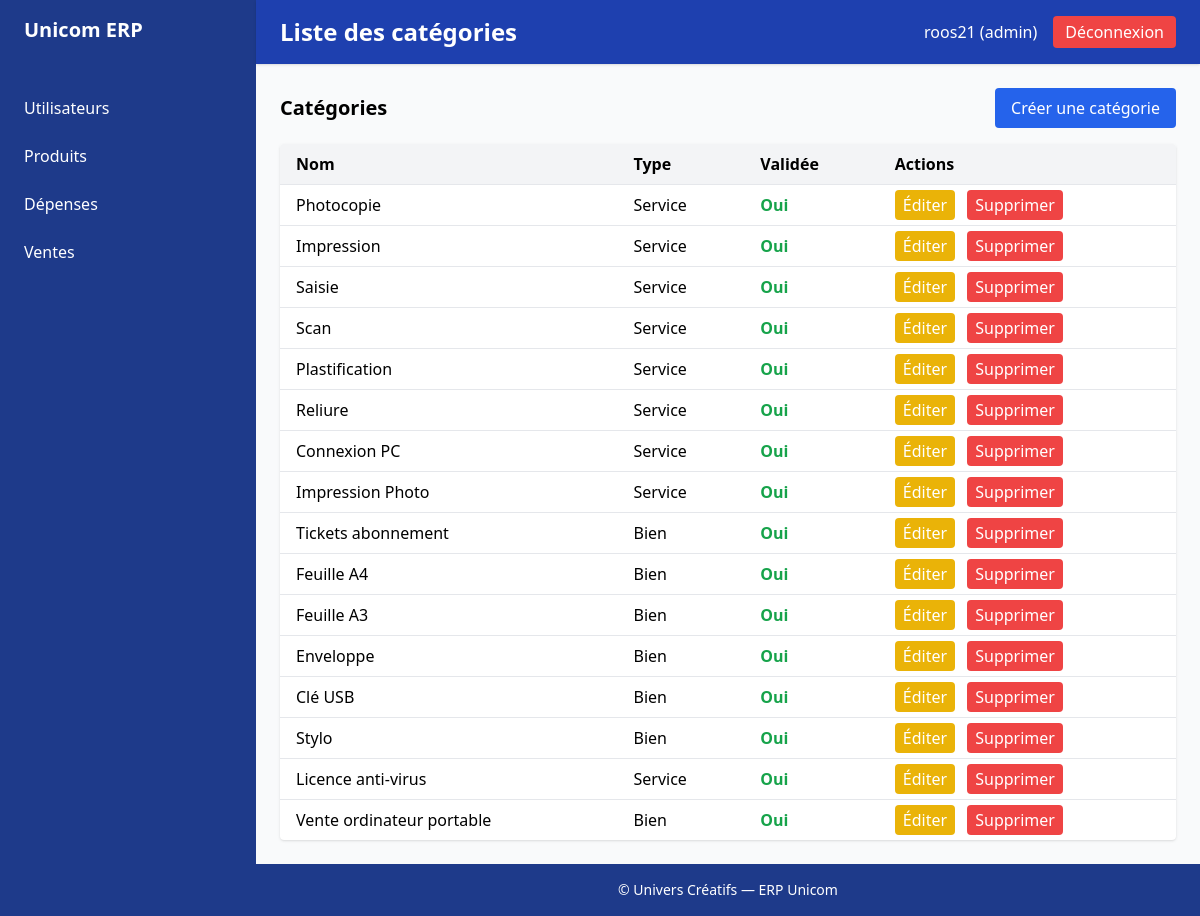
The page /sales/categories/ (signed in) on the database as committed earlier.
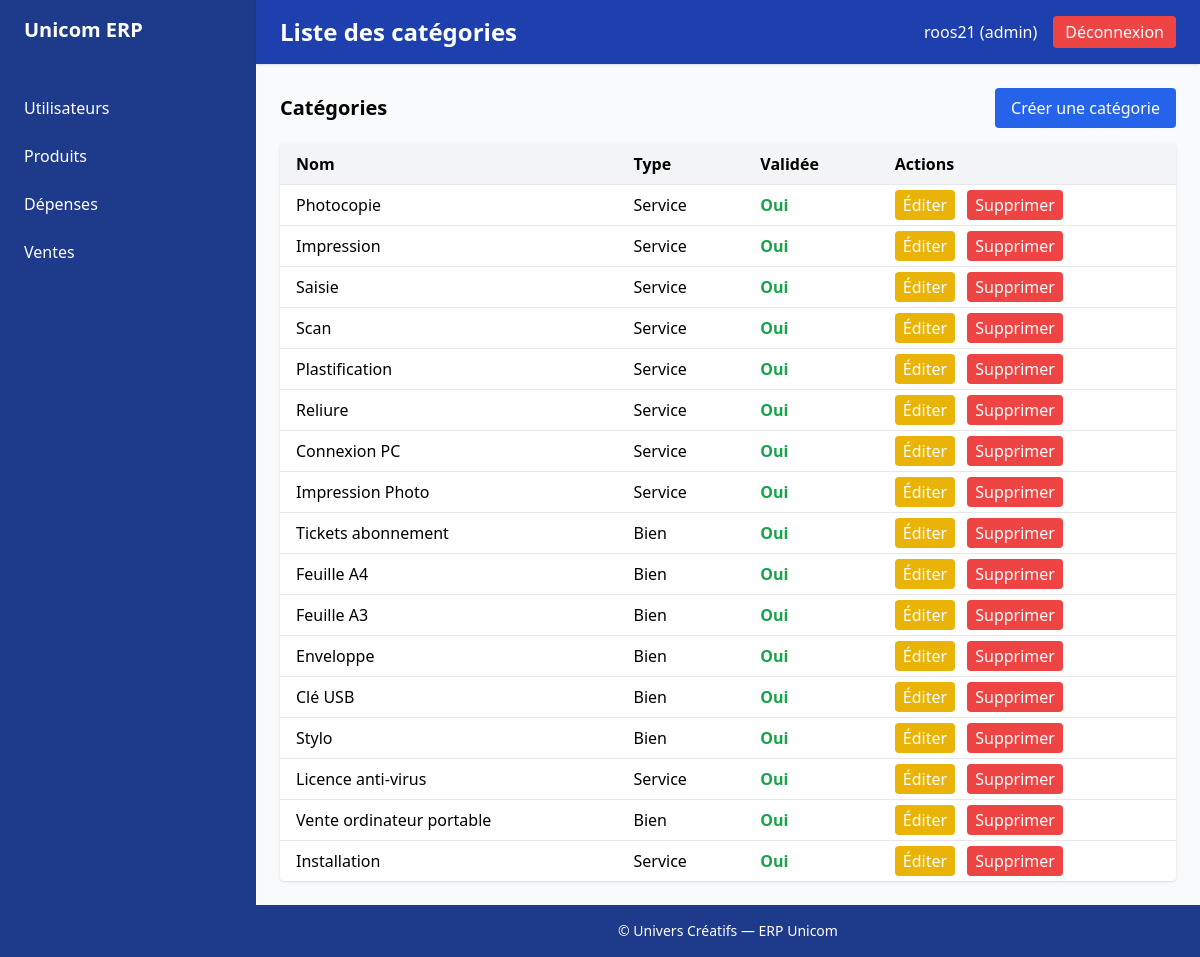
The same page on the database as committed later.
### sales/models.py (models this page shows, shortened)
class Category(TimeStampedModel):
    TYPE_CHOICES = [
        ('service', 'Service'),
        ('bien', 'Bien'),
    ]
    name = models.CharField(max_length=100, unique=True)
    type = models.CharField(max_length=10, choices=TYPE_CHOICES)
    is_validated = models.BooleanField(default=False)
    created_at = models.DateTimeField(auto_now_add=True,null=True, blank=True)

### accounts/decorators.py (the view)
        def wrapper(request, *args, **kwargs):
            if not request.user.is_authenticated:
                return redirect("accounts:login")  # Redirige l'utilisateur vers la page de login si non authentifié
            if request.user.role not in roles:
                messages.error(request, "Vous n'avez pas la permission d'accéder à cette page.")
                return redirect("accounts:no_permission")  # Redirige vers une page d'absence de permission
            return view_func(request, *args, **kwargs)

### accounts/templatetags/auth_extras.py (called while the page is built)
@register.simple_tag
def role_permissions(role):
    return ROLE_PERMISSIONS.get(role, set())

### sales/views.py (called while the page is built)
@login_required
@role_required('admin', 'manager')  # Exemple de rôle nécessaire pour accéder à cette vue
def category_list(request):
    categories = Category.objects.all()
    return render(request, 'sales/category_list.html', {'categories': categories})

### templates/sales/category_list.html (shortened to what this page needs)
{% extends 'base.html' %}
{% block page_title %}Liste des catégories{% endblock %}
{% block content %}
<div class="flex justify-between items-center mb-4">
    <h2 class="text-xl font-semibold">Catégories</h2>
    <a href="{% url 'sales:category_create' %}" class="px-4 py-2 bg-blue-600 text-white rounded hover:bg-blue-700">Créer une catégorie</a>
</div>
<table class="min-w-full bg-white shadow rounded overflow-hidden">
    <thead class="bg-gray-100">
        <tr>
            <th class="px-4 py-2 text-left">Nom</th>
            <th class="px-4 py-2 text-left">Type</th>
            <th class="px-4 py-2 text-left">Validée</th>
            <th class="px-4 py-2 text-left">Actions</th>
        </tr>
    </thead>
    <tbody>
        {% for category in categories %}
        <tr class="border-t hover:bg-gray-50">
            <td class="px-4 py-2">{{ category.name }}</td>
            <td class="px-4 py-2">{{ category.get_type_display }}</td>
            <td class="px-4 py-2">
                {% if category.is_validated %}
                    <span class="text-green-600 font-semibold">Oui</span>
                {% else %}
                    <span class="text-red-600 font-semibold">Non</span>
                {% endif %}
            </td>
            <td class="px-4 py-2 space-x-2">
                <a href="{% url 'sales:category_update' category.pk %}" class="px-2 py-1 bg-yellow-500 text-white rounded hover:bg-yellow-600">Éditer</a>
                <a href="{% url 'sales:category_delete' category.pk %}" class="px-2 py-1 bg-red-500 text-white rounded hover:bg-red-600">Supprimer</a>
            </td>
        </tr>
        {% empty %}
        <tr>
            <td colspan="4" class="px-4 py-2 text-center text-gray-500">Aucune catégorie trouvée.</td>
        </tr>
        {% endfor %}
    </tbody>
</table>
{% endblock %}

Rows that differ between the two databases and show on the page:
added Category: name "Installation", type "Service", is_validated "Oui"
